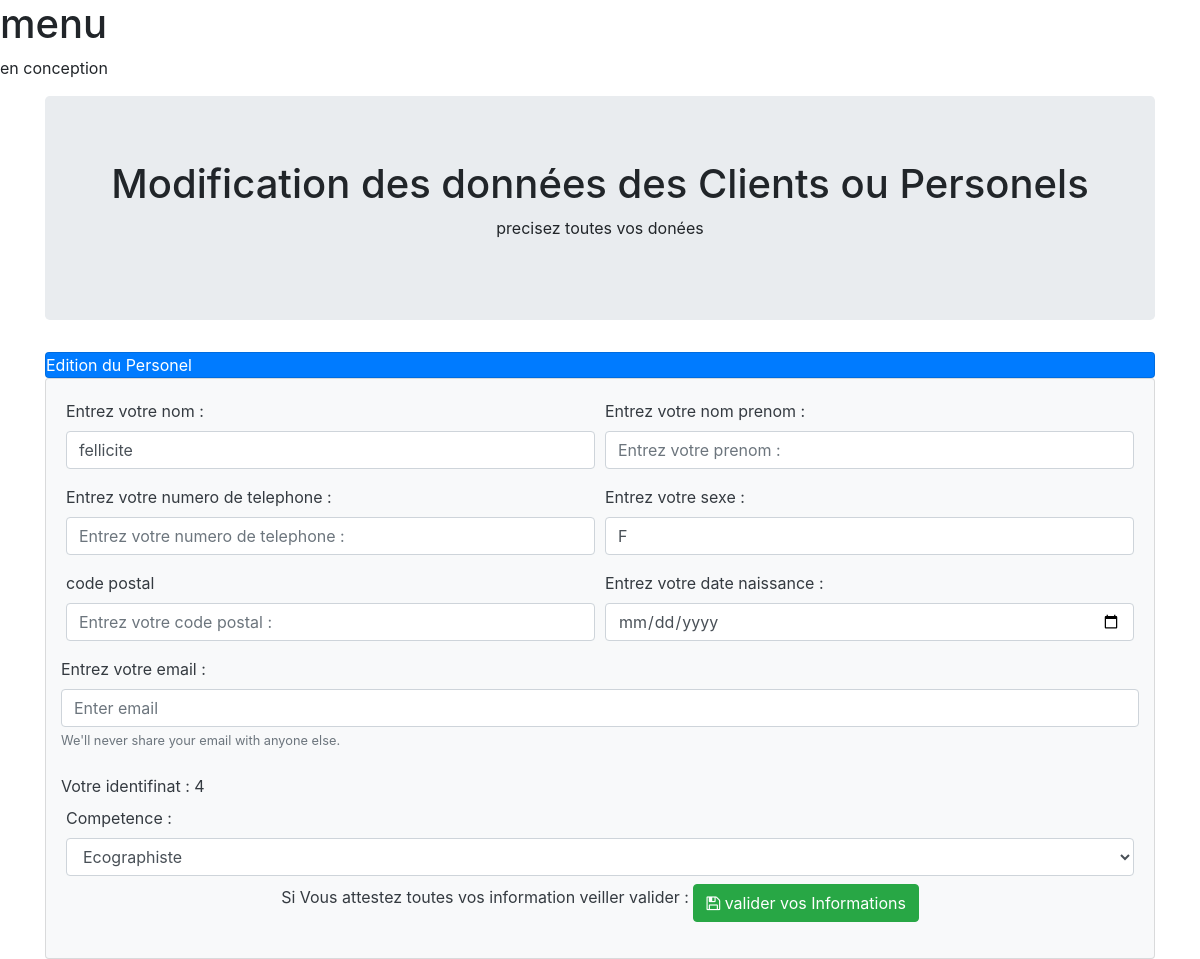
The app's page /editerPersonel.php?id_personel_Domaine_competence=4 with its own data.
### tables this page shows
CREATE TABLE `Personel_Domaine_competence` (
  `id_personel_Domaine_competence` int(11) NOT NULL AUTO_INCREMENT,
  `personel_id` int(11) NOT NULL,
  `domaine_competence_id` int(11) NOT NULL,
  PRIMARY KEY (`id_personel_Domaine_competence`,`personel_id`,`domaine_competence_id`),
  KEY `fk_Personel_has_Domaine_competence_Domaine_competence1_idx` (`domaine_competence_id`),
  KEY `fk_Personel_has_Domaine_competence_Personel1_idx` (`personel_id`),
  CONSTRAINT `fk_Personel_has_Domaine_competence_Domaine_competence1` FOREIGN KEY (`domaine_competence_id`) REFERENCES `Domaine_competence` (`id_domaine_competence`) ON DELETE NO ACTION ON UPDATE NO ACTION,
  CONSTRAINT `fk_Personel_has_Domaine_competence_Personel1` FOREIGN KEY (`personel_id`) REFERENCES `Personel` (`id_personel`) ON DELETE NO ACTION ON UPDATE NO ACTION
);

CREATE TABLE `Personel` (
  `id_personel` int(11) NOT NULL AUTO_INCREMENT,
  `nom_personel` varchar(50) NOT NULL,
  `matricule` varchar(70) NOT NULL,
  `sexe` char(2) NOT NULL,
  `etat` tinyint(2) DEFAULT '0',
  `role` varchar(45) DEFAULT NULL,
  PRIMARY KEY (`id_personel`),
  UNIQUE KEY `fk_matricule` (`matricule`)
);

CREATE TABLE `Domaine_competence` (
  `id_domaine_competence` int(11) NOT NULL AUTO_INCREMENT,
  `domaine_competence` varchar(45) DEFAULT NULL,
  PRIMARY KEY (`id_domaine_competence`)
);

### editerPersonel.php (the view, shortened to what this page needs)
<?php
        require_once("connexionBD.php");
        $id_personel_Domaine_competence =  isset($_GET['id_personel_Domaine_competence'])?$_GET['id_personel_Domaine_competence']:0;
        $requet=  "SELECT * FROM Personel INNER JOIN Personel_Domaine_competence ON Personel.id_personel = Personel_Domaine_competence.personel_id INNER JOIN Domaine_competence ON Personel_Domaine_competence.domaine_competence_id = Domaine_competence.id_domaine_competence WHERE id_personel_Domaine_competence = $id_personel_Domaine_competence";
        $resultat = $conn->query($requet);
        $personel = $resultat->fetch();
?>
<!DOCTYPE html>
    <html>
    <head>
        <link rel="stylesheet" href="https://stackpath.bootstrapcdn.com/bootstrap/4.4.1/css/bootstrap.min.css">
        <link rel="stylesheet" href="https://maxcdn.bootstrapcdn.com/font-awesome/4.7.0/css/font-awesome.min.css">
    </head>
    <body>
        <?php
            include("public/menu.php");
        ?>
        <div class="container">
            <div class="jumbotron text-center mt-2">
                <h1>Modification des données des Clients ou Personels</h1>
                 <p>precisez toutes vos donées</p>
            </div>
            <div class="card bg-primary text-white mt-4">
                <div class="card-head">Edition du Personel</div>
            </div>
            <div class="card bg-light text-dark">
                <div class="card-body">
                    <form method="POST" action="updatePersonel.php" class="form">
                        <div class="form_nom form-row">
                            <div class="form-group col-md-6">
                                <label for="nom_personel">Entrez votre nom :</label>
                                <input type="text" name="nom_personel" class="form-control" id="nom_personel" placeholder="Nom" value="<?php echo $personel["nom_personel"] ?>">
                            </div>
                           <div class="form-group col-md-6">
                                <label for="prenom_personel">Entrez votre nom prenom :</label>
                                <input type="text" name="prenom_personel" class="form-control" id="prenom_personel" placeholder="Entrez votre prenom :" value="<?php echo $personel["prenom_personel"] ?>">
                            </div>
                        </div>
                        <div class="form_nom form-row">
                            <div class="form-group  col-md-6">
                                <label for="tel_personel">Entrez votre numero de telephone :</label>
                                <input type="tel" name="tel_personel" class="form-control" id="tel_personel" placeholder="Entrez votre numero de telephone :" value="<?php echo $personel["tel_personel"] ?>">
                            </div>
                            <div class="form-group  col-md-6">
                                <label for="sexe">Entrez votre sexe :</label>
                                <input type="text" name="sexe" class="form-control" id="sexe" aria-describedby="emailHelp" placeholder="Entrez votre sexe(M/F)" value="<?php echo $personel["sexe"] ?>">
                            </div>
                        </div>
                        <div class="form_nom form-row">
                            <div class="form-group form_nom1 col-md-6">
                                <label for="code_postale_personel">code postal</label>
                                <input type="text" name="code_postale_personel" class="form-control" id="code_postale_personel" placeholder="Entrez votre code postal :" value="<?php echo $personel["code_postale_personel"] ?>">
                            </div>
                            <div class="form-group form_nom1 col-md-6">
                                <label for="date_naissance_personel">Entrez votre date naissance :</label>
                                <input type="date" name="date_naissance_personel" class="form-control" id="date_naissance_personel" aria-describedby="emailHelp" placeholder="Enter vote date naissance" value="<?php echo $personel["date_naissance_personel"] ?>">
                            </div>
                        </div>
                        <div class="form_nom form-row">
                            <label for="email_personel">Entrez votre email :</label>
                            <input type="email" name="email_personel" class="form-control" id="email_personel" aria-describedby="emailHelp" placeholder="Enter email" value="<?php echo $personel["email_personel"] ?>">
                            <small class="form-text text-muted">We'll never share your email with anyone else.</small>
                        </div><br>
                        <div class="form_nom form-row">
                            <label for="id_personel_Domaine_competence">Votre identifinat : <?php echo $id_personel_Domaine_competence ?></label>
                        </div>
                        <div class="from-group">
                            <label for="domaine_competence">Competence :</label>
                            <select name="domaine_competence" class="form-control" id="             domaine_competence">
                                <option value="ecographiste"   <?php if($personel["domaine_competence"]=='ecographiste')   echo 'selected' ?> >Ecographiste</option>
                        </select>
                        </div>
                        <div id="validation_texte" class="text-center">
                            <p class="validation">Si Vous attestez toutes vos information veiller valider :  <button type="submit" class="btn btn-success mt-2"><span class="fa fa-save"    ></span>
                                valider vos Informations</button></p>
                        </div>
                    </div>
                </div>
            </div>
    </body>
</html>

### records on screen
personel_domaine_competence: nom_personel "fellicite", sexe "F"
domaine_competence: domaine_competence "Ecographiste"

### other values on screen
$id_personel_Domaine_competence "4"
